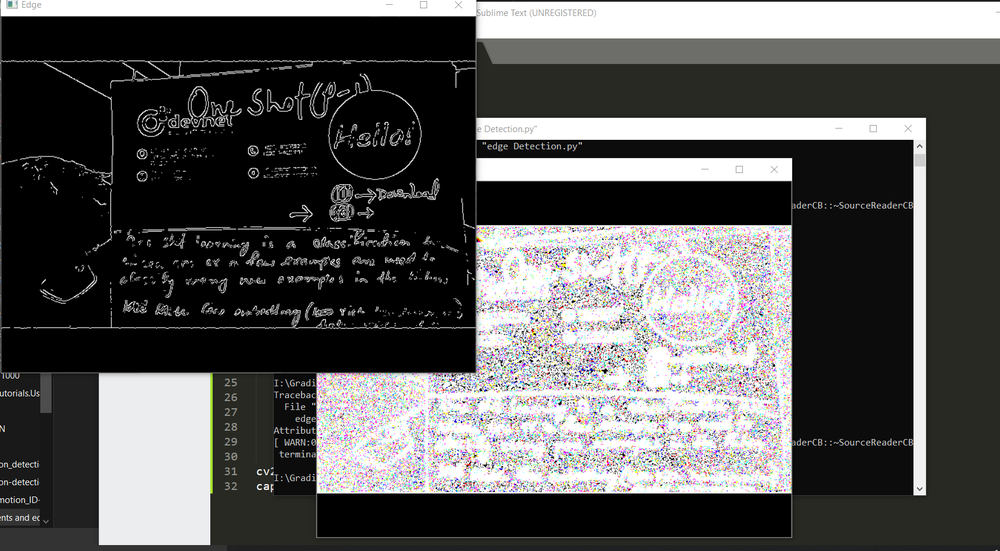
#> input picture Gradients and edge Detection/1.PNG, 1000 x 551 px, shrunk from 1688 x 930 before the run, given in place of the camera
$ python 'edge Detection.py'   (older library calls are emulated)
#> lines starting #> are read from the running program, lines starting #| are printed output that depends on the picture
import cv2

cap = cv2.VideoCapture(0)


while True:

	_, frame = cap.read()
#> frame is the input picture: shape (551, 1000, 3); mean B, G, R 87.2, 87.4, 87.9

    #E1
	lap =cv2.Laplacian(frame,cv2.CV_64F)
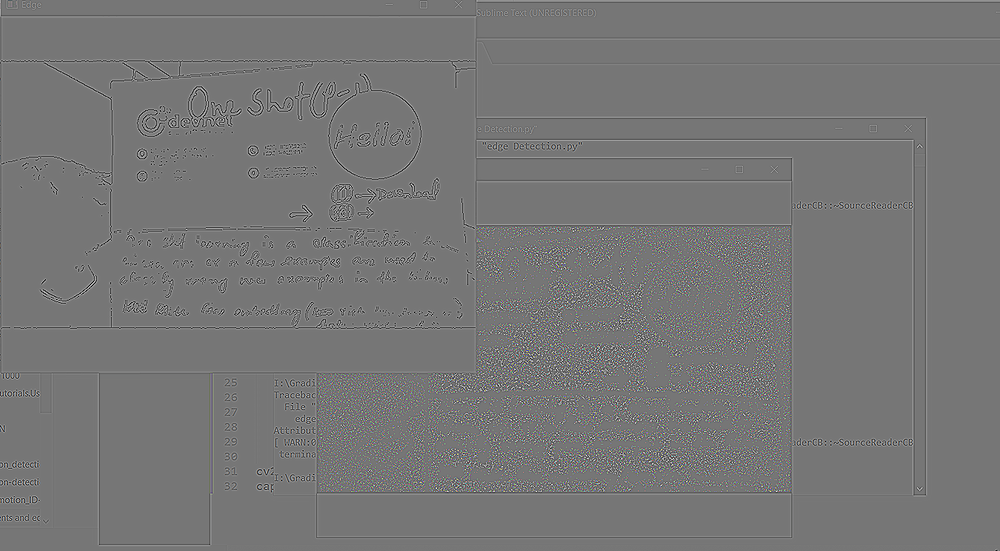
#> lap: shape (551, 1000, 3) float64; mean B, G, R 0, 0, 0; drawn with min black and max white
	#X
	do_x =cv2.Sobel(frame, cv2.CV_64F, 1, 0, ksize=5)
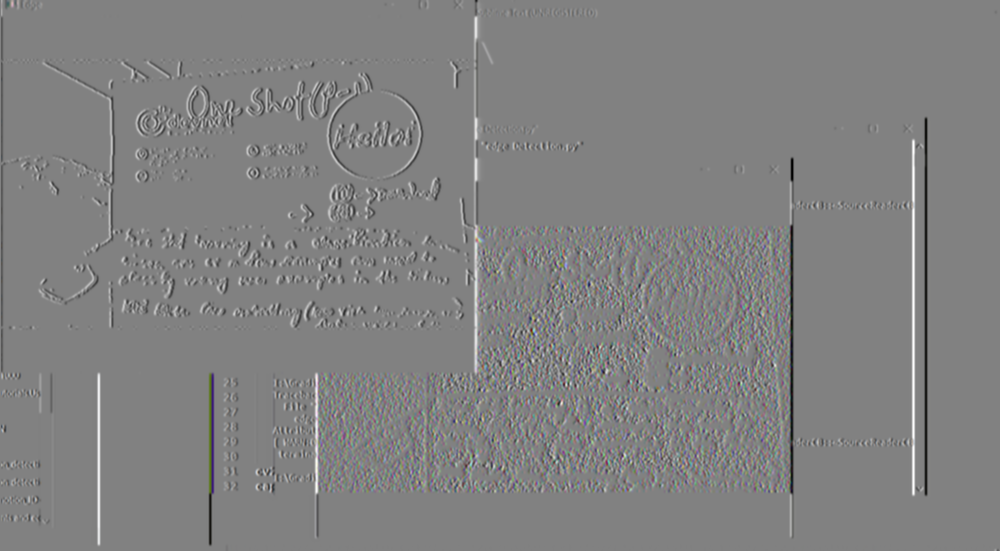
#> do_x: shape (551, 1000, 3) float64; mean B, G, R -0.9, -0.2, -0.3; drawn with min black and max white

	#Y
	do_y = cv2.Sobel(frame,cv2.CV_64F, 0, 1, ksize=5)
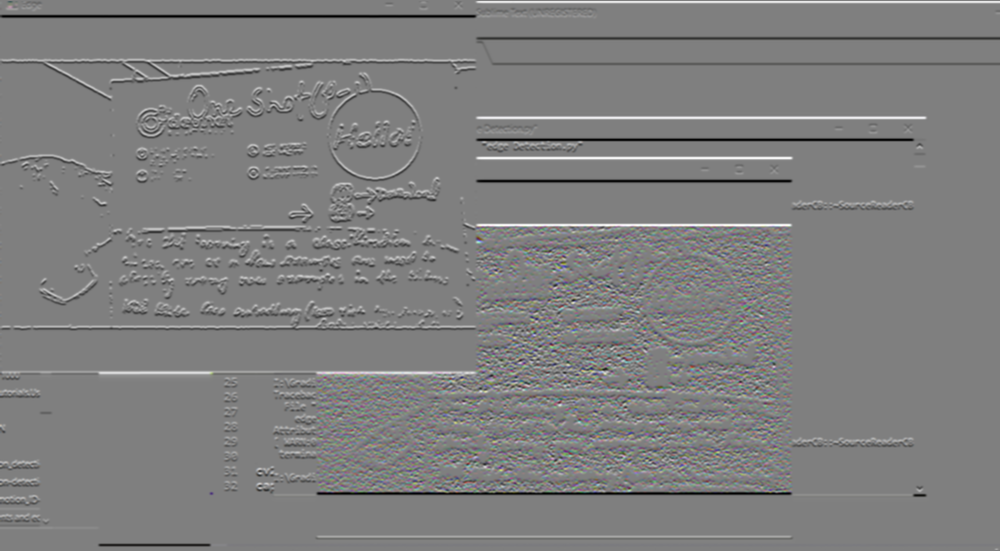
#> do_y: shape (551, 1000, 3) float64; mean B, G, R -29.7, -29.8, -30; drawn with min black and max white

	#edges :
	edge = cv2.Canny(frame,200,200)
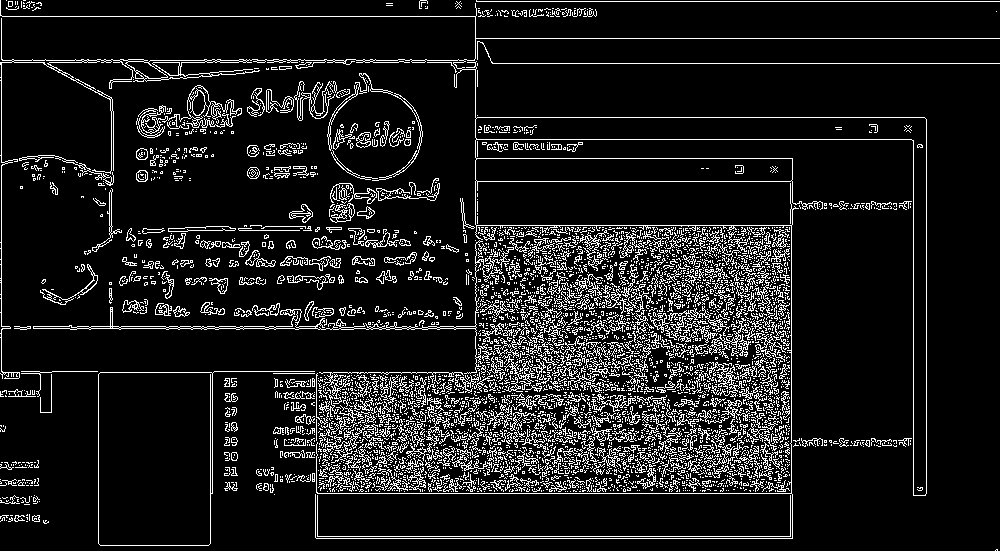
#> edge: shape (551, 1000); 10.8% white in thin lines or dots

	cv2.imshow('Laplacian',lap)
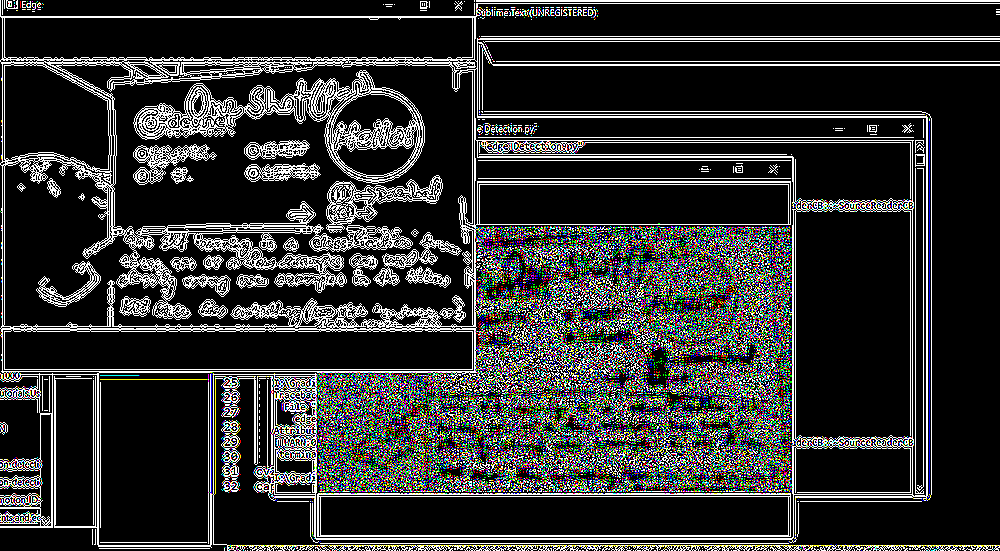
#> window 'Laplacian': shape (551, 1000, 3); mean B, G, R 48.3, 49.1, 48.3

	# cv2.imshow('X',do_x)
	# cv2.imshow('Y',do_y)
	cv2.imshow('Edge',edge)

	k = cv2.waitKey(1)
#> (key Esc is pressed here)

	if k ==27:
		break
#> (the run stopped early here; a loop or call above may not have finished)
